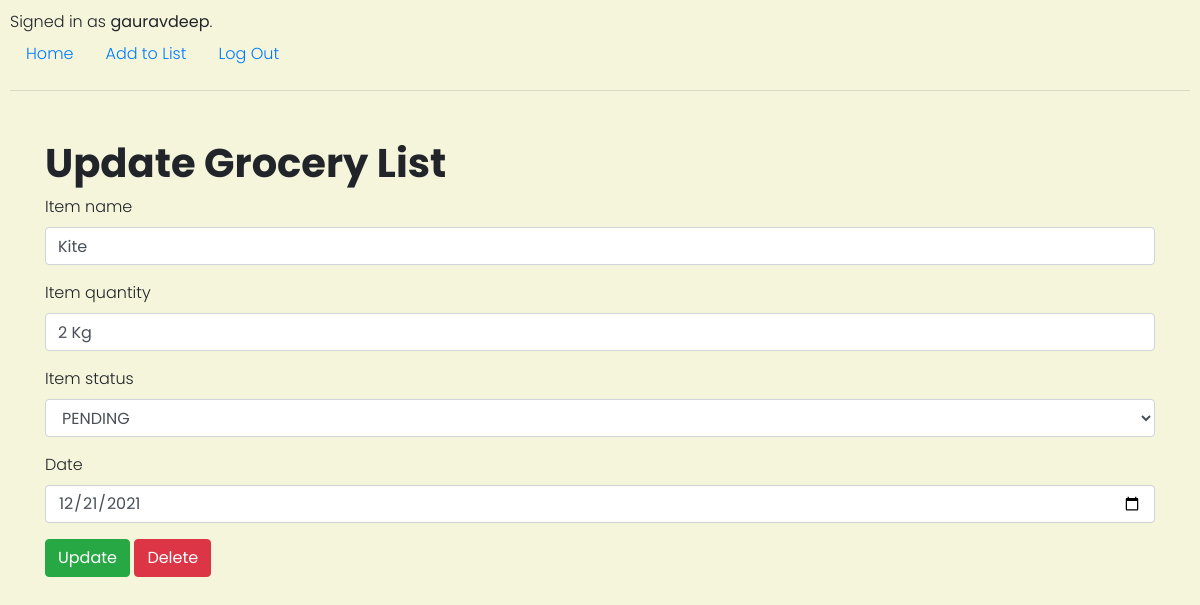
Screenshot of /modifylist/25 (signed in) with the database file from the repository.
### list/models.py (models this page shows, shortened)
class User(AbstractUser):
    pass

class ItemList(models.Model):
    itemName = models.CharField(max_length=64)
    itemQuantity = models.CharField(max_length=64)
    itemStatus = models.CharField(max_length=400,choices = ITEM_STATUS, default = 'PENDING')
    user = models.ForeignKey(User, on_delete=models.CASCADE)
    dueDate = models.DateField()

### list/views.py (the view, shortened to what this page needs)
# urls.py: path("modifylist/<str:id>",views.modify_list, name = "modify_list"),
def modify_list(request,id):
    item = ItemList.objects.filter(id=id, user = request.user)
    if request.user.is_authenticated:
        if request.method == "DELETE":
            item.delete()
            return JsonResponse(
                {
                     "success": 'true',
                    "redirect":'true',"redirect_url":"/"}
            )
        else:
            return render(request, "list/update.html", {
                "item": item[0],
            })
    else:
        return HttpResponseRedirect(reverse("login"))

### list/templates/list/update.html (shortened to what this page needs)
{% extends "list/layout.html" %}
{% block body %}
    <div class="container mt-5">
        <h1>Update Grocery List</h1>
        <form action="{% url 'modify_list' item.id %}" method="post">
            <div class="form-group">
                <label>Item name</label>
                <input type="text" class="form-control" name="item_name" value="{{item.itemName}}"/>
            </div>
            <div class="form-group">
                <label>Item quantity</label>
                <input type="text" class="form-control" name = "item_quant" value="{{item.itemQuantity}}"/>
            </div>
            <div class="form-group">
                <label>Item status</label>
                <select class="form-control" name="item_status" >
                    <option id = "op-1" value="0" >PENDING</option>
                </select>
            </div>
            <div class="form-group">
                <label>Date</label>
                <input type="date" class="form-control"  name = "item_date" placeholder="Date" value = "{{item.dueDate|date:"Y-m-d"}}">
            </div>
            <div class="form-group">
                <input type="submit" value="Update" class="btn btn-success">
                <button class="btn btn-danger" data-id = "{{item.id }}" id ="delete">Delete</button>
            </div>
        </form>
</div>
 {% endblock %}

### list/templates/list/layout.html (shortened to what this page needs)
{% load static %}
<!DOCTYPE html>
<html lang="en">
    <head>
        <link rel="stylesheet" href="https://stackpath.bootstrapcdn.com/bootstrap/4.4.1/css/bootstrap.min.css">
        <link href="{% static 'list/css/styles.css' %}" rel="stylesheet">
        <link rel="stylesheet" href="https://maxcdn.bootstrapcdn.com/bootstrap/4.4.1/css/bootstrap.min.css">
        <link rel="stylesheet" href="{% static 'list/css/style.css' %}">
    </head>
    <body>
        <div>
            {% if user.is_authenticated %}
                Signed in as <strong>{{ user.username }}</strong>.
            {% else %}
                Not signed in.
            {% endif %}
        </div>
        <ul class="nav">
            {% if user.is_authenticated %}
                <li class="nav-item">
                    <a class="nav-link" href="{% url 'index' %}">Home</a>
                </li>
                <li class="nav-item">
                    <a class="nav-link" href="{% url 'new_listing' %}">Add to List</a>
                </li>
                <li class="nav-item">
                    <a class="nav-link" href="{% url 'logout' %}">Log Out</a>
                </li>
            {% endif %}
        </ul>
        <hr>
        {% block body %}
        {% endblock %}
    </body>
</html>

### list/static/list/css/styles.css (style rules this page uses)
body { padding: 10px; margin-left: 30px; margin-right: 30px; }
a { text-decoration: none; }

### list/static/list/css/style.css (style rules this page uses)
body { font-family: 'Poppins', sans-serif; font-weight: 300; background-color: beige; }
h1, h2, h3, h4, h5 { font-family: 'Poppins', sans-serif; font-weight: 700; }
a { text-decoration: none; }

### rows the page displays
User: username "gauravdeep"
ItemList: item_name "Kite", item_quant "2 Kg", item_date "12/21/2021"
